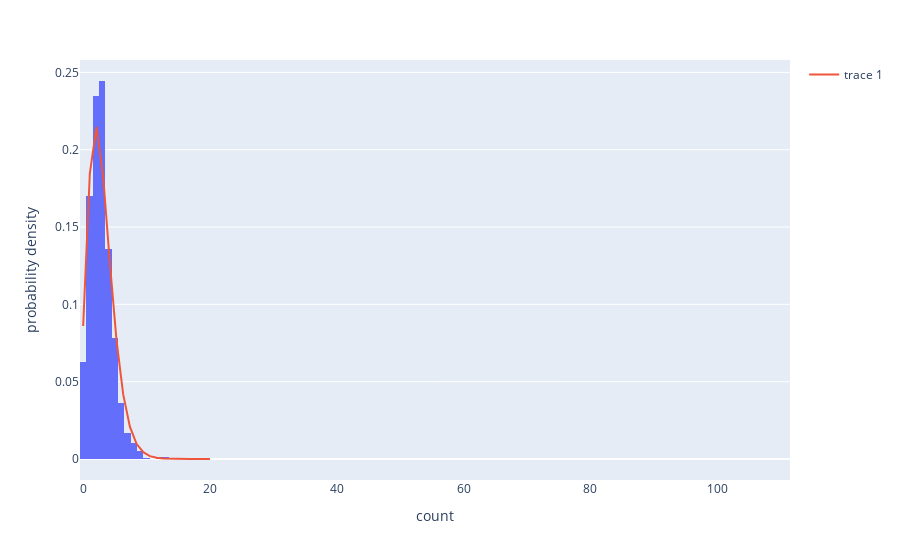

Notebook source saved alongside this figure:
### Code cell
import plotly.graph_objects as go
fig.add_trace(
    go.Scatter(x=x_plot, y=y)
)

### Figure 1 — Plotly figure (JSON) as saved in the notebook; plotly's stock layout.template omitted (floating-point values rounded to 4 significant figures; data arrays with more than 128 entries replaced by an {"elided": "..."} marker saying what was removed)
{"data": [{"alignmentgroup": "True", "bingroup": "x", "histnorm": "probability density", "hovertemplate": "count=%{x}<br>probability density=%{y}<extra></extra>", "legendgroup": "", "marker": {"color": "#636efa", "pattern": {"shape": ""}}, "name": "", "offsetgroup": "", "orientation": "v", "showlegend": false, "type": "histogram", "x": {"elided": "18132 int values"}, "xaxis": "x", "yaxis": "y"}, {"type": "scatter", "x": [0, 1.053, 2.105, 3.158, 4.211, 5.263, 6.316, 7.368, 8.421, 9.474, 10.53, 11.58, 12.63, 13.68, 14.74, 15.79, 16.84, 17.89, 18.95, 20], "y": [0.08598, 0.1847, 0.2147, 0.1823, 0.1268, 0.07667, 0.04175, 0.02095, 0.009844, 0.004383, 0.001865, 0.0007637, 0.0003025, 0.0001164, 4.368e-05, 1.602e-05, 5.761e-06, 2.034e-06, 7.066e-07, 2.419e-07]}], "layout": {"barmode": "relative", "legend": {"tracegroupgap": 0}, "margin": {"t": 60}, "xaxis": {"anchor": "y", "domain": [0, 1], "title": {"text": "count"}}, "yaxis": {"anchor": "x", "domain": [0, 1], "title": {"text": "probability density"}}}}
